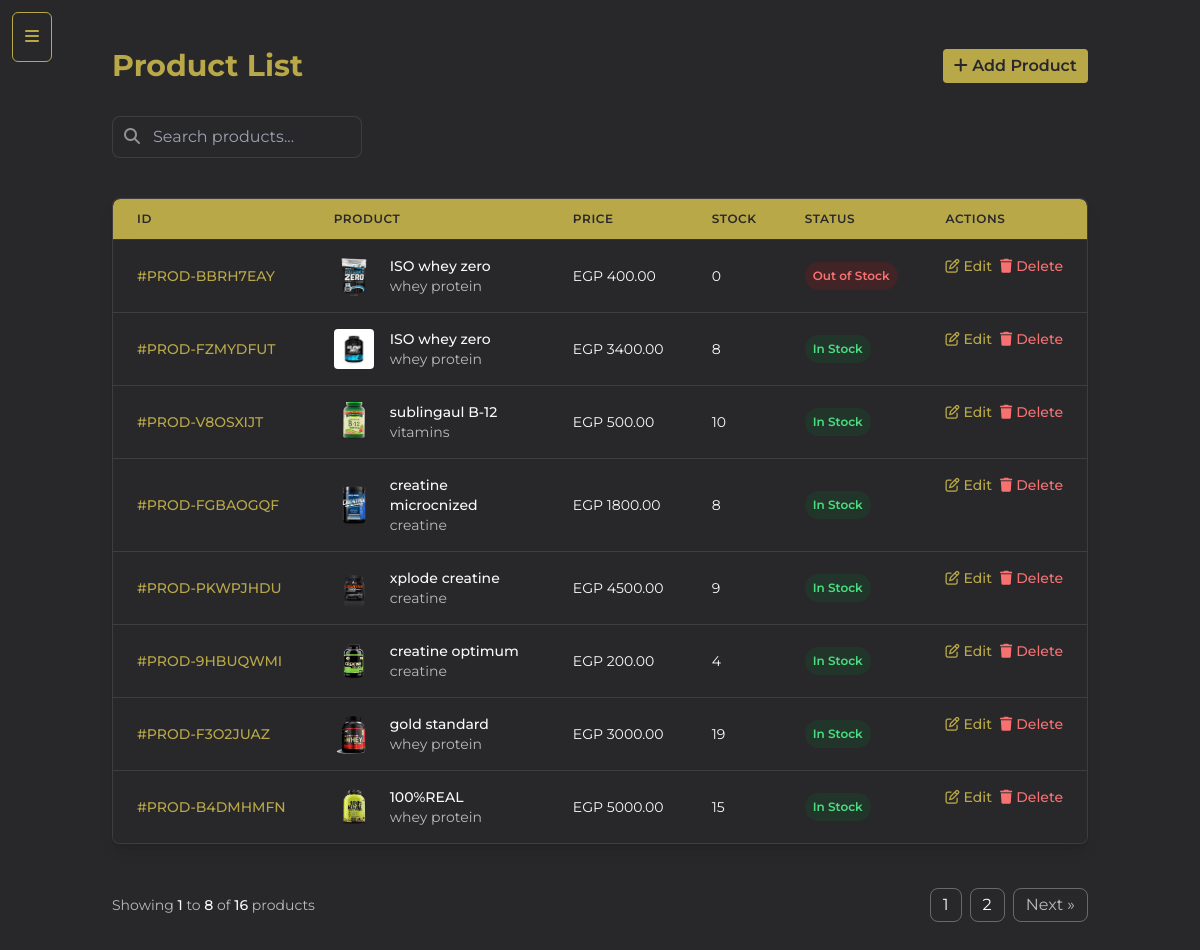
The page /useradmin/products/ on the database as committed earlier.
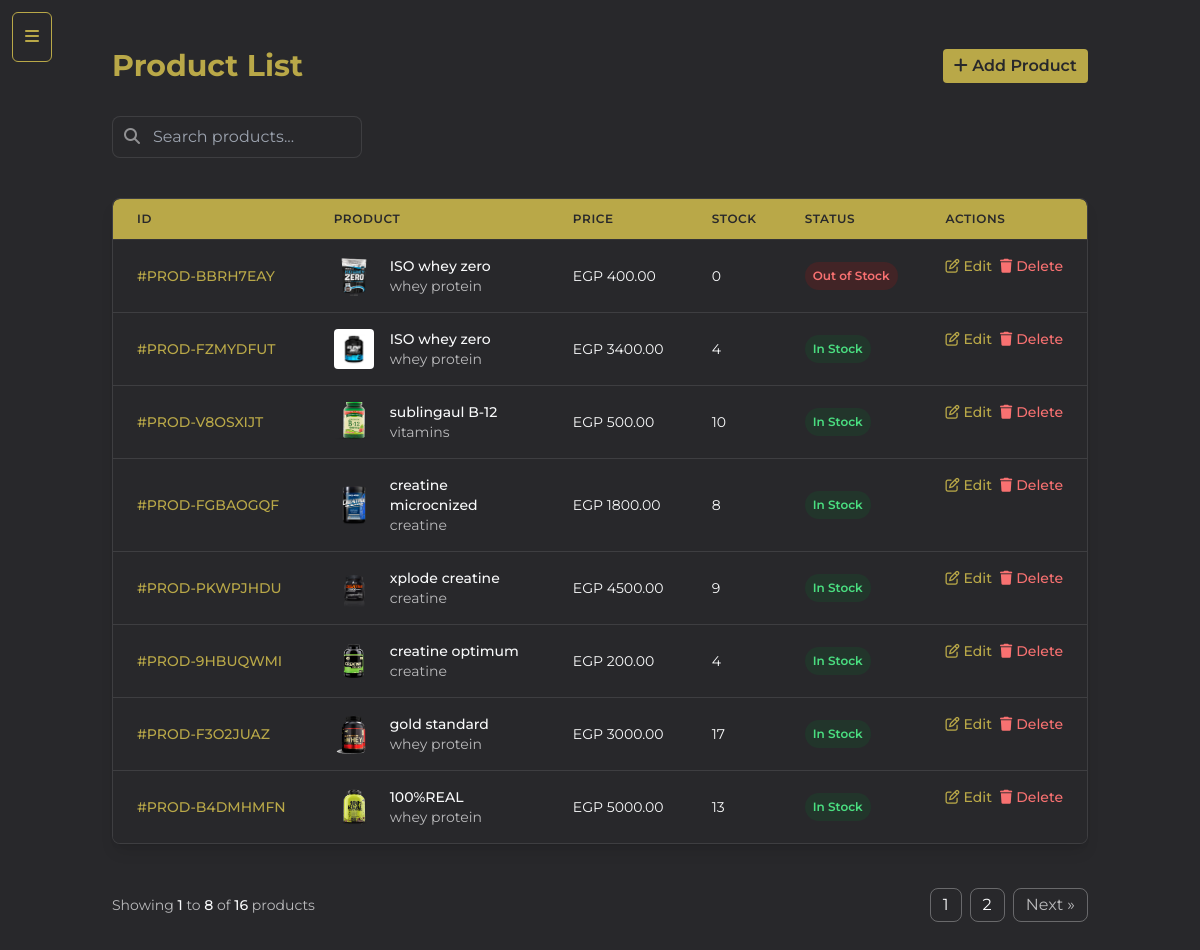
The same page on the database as committed later.
### core/models.py (models this page shows, shortened)
class Product(models.Model):
    pid= ShortUUIDField(primary_key=True)
    title=models.CharField(max_length=100, blank=False, null=False)
    image=models.ImageField(upload_to='product')
    description=models.TextField(blank=True, null=True, default='this is a product')
    buying_price = models.DecimalField(max_digits=10, decimal_places=2, default=0)
    price=models.DecimalField(max_digits=10, decimal_places=2)
    old_price=models.DecimalField(max_digits=10, decimal_places=2, blank=True, null=True)
    specifications=models.TextField(blank=True, null=True)
    user=models.ForeignKey(User, on_delete=models.CASCADE, null=True, blank=True) #to show user who created the product
    category=models.ForeignKey(Category, on_delete=models.CASCADE, null=True, blank=True, related_name='category') #to show category of the product
    supplier=models.ForeignKey(Supplier, on_delete=models.CASCADE, null=True, blank=True) #to show supplier of the product
    brand = models.ForeignKey(Brand, on_delete=models.SET_NULL, null=True, blank=True)
    is_active=models.BooleanField(default=True) #to show if the product is active or not
    product_status=models.CharField(max_length=10, choices=STATUS_CHOICES, default='active')
    in_stock=models.BooleanField(default=True) #to show if the product is in stock or not
    quantity=models.PositiveIntegerField(default=0)
    quantity_sold=models.PositiveIntegerField(default=0)
    featured=models.BooleanField(default=False) #عشان العروض
    sku=models.CharField(max_length=100,unique=True, blank=True, null=True)
    created_at = models.DateTimeField(auto_now_add=True)
    updated_at = models.DateTimeField(auto_now=True, null=True, blank=True)
    flavors = models.ManyToManyField(Flavor, blank=True)
    class Meta:
        verbose_name_plural='products'

class Category(models.Model):
      cid= ShortUUIDField(primary_key=True)
      title=models.CharField(max_length=100)
      image=models.ImageField(upload_to='category')
      class Meta:
          verbose_name = "Category"
          verbose_name_plural = "Categories"
      def __str__(self):
        return self.title

### useradmin/views.py (the view)
# urls.py: path('products/', views.admin_products_view, name='products'),
def admin_products_view(request):
    all_categories = Category.objects.all()
    if 'q' in request.GET:
        query = request.GET.get('q')
        search_mode = bool(query)
        products = Product.objects.filter( title__icontains=query)
    else:
        search_mode = False
        products = Product.objects.all().order_by('-created_at')
    page_obj, query_string = paginate_products(request, products, per_page=8)
    context = {
        'products': page_obj.object_list,
        'all_categories': all_categories,
        'search_mode': search_mode,
        'page_obj': page_obj,
        'query_string': query_string,
    }
    return render(request, 'useradmin/products.html', context)

### core/context_processors.py (called while the page is built)
def price_range_context(request):
    min_max_price = Product.objects.aggregate(Min('price'), Max('price'))
    return {
        'min_max_price': min_max_price,
      }

def cart_data(request):
    cart_data = request.session.get('cart_data_obj', {})
    return {'cart_data': cart_data}

### core/services.py (called while the page is built)
def paginate_products(request, products, per_page=6):
    query_dict = request.GET.copy()
    query_dict.pop("page", None)
    query_string = query_dict.urlencode()
    paginator = Paginator(products, per_page)
    page_number = request.GET.get("page")
    page_obj = paginator.get_page(page_number)
    return page_obj, query_string

### templates/useradmin/products.html (shortened to what the changed rows need)
{% extends "useradmin/base-sidebar.html" %}
{% load static %}
{% block content %}
<body class="bg-dark">
    <div class="container mx-auto p-4 md:p-6">
        <div class="flex flex-col md:flex-row justify-between items-start md:items-center gap-4 mb-6 md:mb-8">
            <div class="w-full md:w-auto">
                <h1 class="text-2xl md:text-3xl font-bold text-gold">Product List</h1>
            </div>
        </div>
        <div class="bg-dark rounded-lg shadow-lg overflow-hidden border border-white/10">
            <div class="overflow-x-auto">
                <table class="min-w-full divide-y divide-white/10">
                    <thead class="bg-gold backdrop-blur border-b border-white/10">
                        <tr class="text-dark text-xs">
                            <th class="px-4 py-3 md:px-6 md:py-3 text-left font-semibold uppercase tracking-wider">ID</th>
                            <th class="px-4 py-3 md:px-6 md:py-3 text-left font-semibold uppercase tracking-wider">Product</th>
                            <th class="px-4 py-3 md:px-6 md:py-3 text-left font-semibold uppercase tracking-wider">Price</th>
                            <th class="px-4 py-3 md:px-6 md:py-3 text-left font-semibold uppercase tracking-wider">Stock</th>
                            <th class="px-4 py-3 md:px-6 md:py-3 text-left font-semibold uppercase tracking-wider">Status</th>
                            <th class="px-4 py-3 md:px-6 md:py-3 text-left font-semibold uppercase tracking-wider">Actions</th>
                        </tr>
                    </thead>
                    <tbody class="bg-dark divide-y divide-white/10">
                        {% for p in products %}
                        <tr id="product-container"
                         class="products hover:bg-white/5 transition-colors duration-150">
                            <td class="px-4 py-4 md:px-6 md:py-4 whitespace-nowrap text-sm font-medium text-gold">#{{p.pid}}</td>
                            <td class="px-4 py-4 md:px-6 md:py-4">
                                <div class="flex items-center">
                                    <div class="flex-shrink-0 h-10 w-10">
                                        <img class="h-10 w-10 rounded object-cover" src="{{p.image.url}}" alt="Product image">
                                    </div>
                                    <div class="ml-3 md:ml-4">
                                        <div class="text-sm font-medium text-light">{{p.title}}</div>
                                        <div class="text-sm text-light/70">{{p.category}}</div>
                                    </div>
                                </div>
                            </td>
                            <td class="px-4 py-4 md:px-6 md:py-4 whitespace-nowrap text-sm text-light">EGP {{p.price}}</td>
                            <td class="px-4 py-4 md:px-6 md:py-4 whitespace-nowrap text-sm text-light">{{p.quantity}}</td>
                            <td class="px-4 py-4 md:px-6 md:py-4 whitespace-nowrap">
                                {% if p.in_stock %}
                                <span class="px-2 py-1 inline-flex text-xs leading-5 font-semibold rounded-full bg-green-900/30 text-green-400">In Stock</span>
                                {% else %}
                                <span class="px-2 py-1 inline-flex text-xs leading-5 font-semibold rounded-full bg-red-900/30 text-red-400">Out of Stock</span>
                                {% endif %}
                            </td>
                            <td class="px-4 py-4 md:px-6 md:py-4 whitespace-nowrap text-sm font-medium flex items-center gap-2">
                                <a href="{% url 'useradmin:edit-product' p.pid %}" class="text-gold hover:text-gold/80 hover:underline flex items-center gap-1">
                                    <i class="fa-regular fa-pen-to-square"></i> Edit
                                </a>
                                <a href="{% url 'useradmin:delete-product' p.pid %}" class="text-red-400 hover:text-red-300 hover:underline flex items-center gap-1">
                                    <i class="fa-solid fa-trash"></i> Delete
                                </a>
                            </td>
                        </tr>
                        {% endfor %}
                    </tbody>
                </table>
            </div>
        </div>
    </div>
</body>
</html>
{% endblock content %}

Rows that differ between the two databases and show on the page:
changed Product "PROD-FZMYDFUT": quantity "8" → "4"
changed Product "PROD-F3O2JUAZ": quantity "19" → "17"
changed Product "PROD-B4DMHMFN": quantity "15" → "13"
